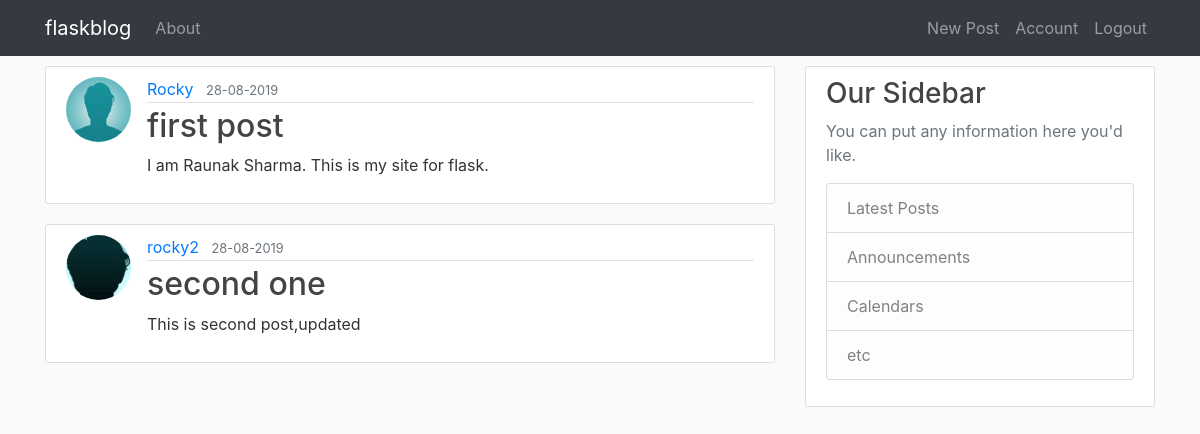
Screenshot of / (signed in) with the database file from the repository.
### flaskblog/models.py (models this page shows, shortened)
class Post(db.Model):
    id = db.Column(db.Integer,primary_key = True)
    title= db.Column(db.String(100),nullable = False)
    date_posted = db.Column(db.DateTime,nullable = False,default =datetime.utcnow)
    content= db.Column(db.Text,nullable = False)
    user_id = db.Column(db.Integer,db.ForeignKey('user.id'),nullable=False)

class User(db.Model,UserMixin):
    id = db.Column(db.Integer,primary_key = True)
    username = db.Column(db.String(10),nullable = False,unique = True)
    email = db.Column(db.String(20),nullable = False,unique = True)
    image_file = db.Column(db.String(20),nullable = False,default = 'default.jpg')
    password = db.Column(db.String(60),nullable = False)
    post = db.relationship('Post',backref='author',lazy=True)

### flaskblog/routes.py (the view)
@app.route("/")
def home():
    posts = Post.query.all()
    return render_template('home.html',posts = posts)

### flaskblog/models.py (called while the page is built)
@login_manager.user_loader
def load_user(user_id):
    return User.query.get(int(user_id))

### flaskblog/templates/home.html
{% extends "layout.html" %}
    {% block content%}
        {% for post in posts%}
        <article class="media content-section">
          <img src="{{ url_for('static',filename = 'profile_pics/'+post.author.image_file )}}" alt="" class="rounded-circle article-img">
                <div class="media-body">
                  <div class="article-metadata">
                    <a class="mr-2" href="#">{{ post.author.username }}</a>
                    <small class="text-muted">{{ post.date_posted.strftime('%d-%m-%Y') }}</small>
                  </div>
                  <h2><a class="article-title" href="{{url_for('post',post_id = post.id)}}">{{ post.title }}</a></h2>
                  <p class="article-content">{{ post.content }}</p>
                </div>
        </article>
        {% endfor%}
    {% endblock %}

### flaskblog/static/main.css (style rules this page uses)
body { background: #fafafa; color: #333333; }
h1, h2, h3, h4, h5, h6 { color: #444444; }
.content-section { background: #ffffff; padding: 10px 20px; border: 1px solid #dddddd; border-radius: 3px; margin-bottom: 20px; margin-top: 10px; }
.article-title { color: #444444; }
.article-content { white-space: pre-line; }
.article-img { height: 65px; width: 65px; margin-right: 16px; }
.article-metadata { padding-bottom: 1px; margin-bottom: 4px; border-bottom: 1px solid #e3e3e3 }

### rows the page displays
Post: image_file (picture), author.username "Rocky", date_posted "28-08-2019", title "first post", content "I am Raunak Sharma. This is my site for flask."
Post: image_file (placeholder picture), author.username "rocky2", date_posted "28-08-2019", title "second one", content "This is second post,updated"
